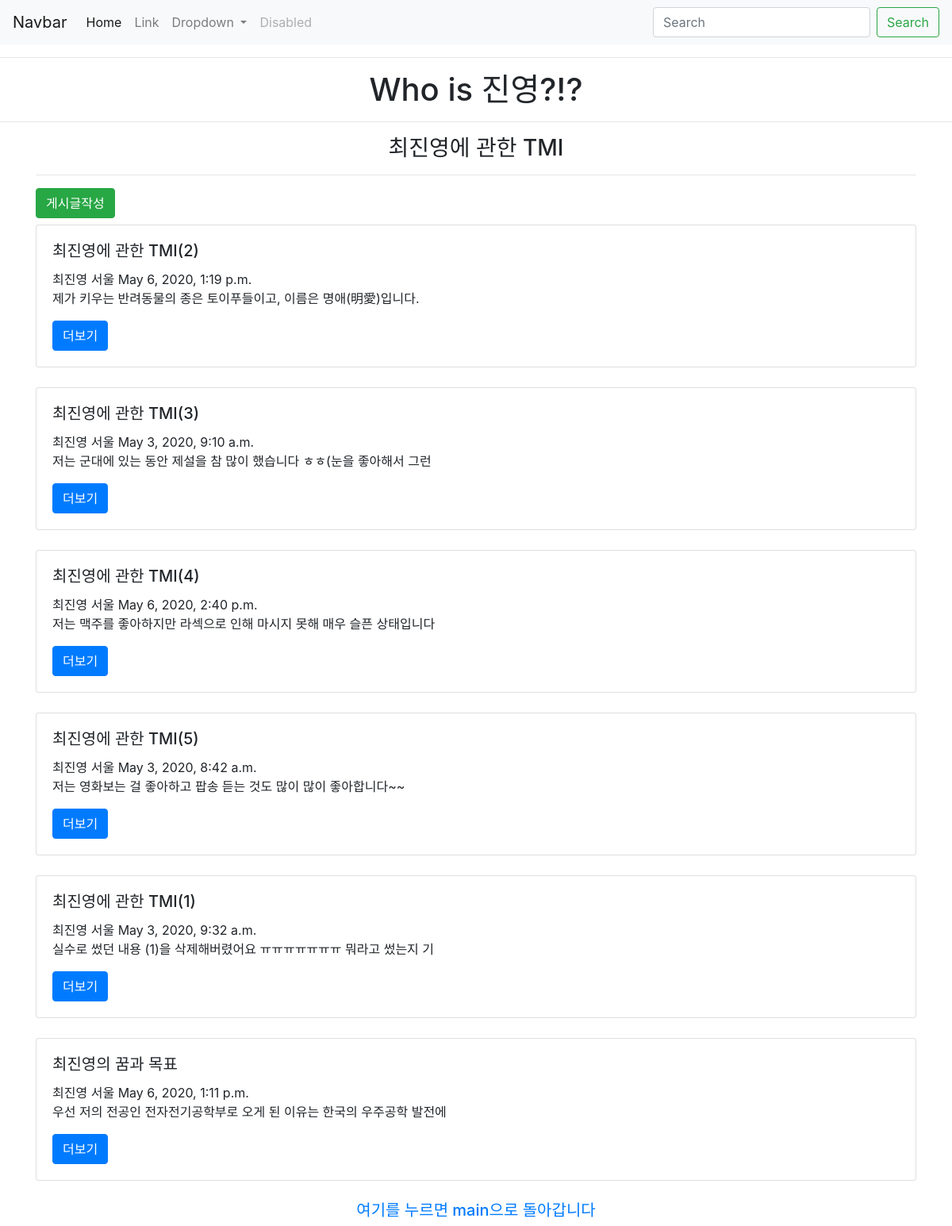
/profile/, run on the app's committed database.
### myapp/models.py (models this page shows, shortened)
class Blog(models.Model):
    title = models.CharField(max_length = 200)
    name = models.CharField(max_length = 40)
    location = models.CharField(max_length=40)
    pub_date = models.DateTimeField('date published')
    body = models.TextField()
    def summary(self):
        return self.body[:40]

### myapp/views.py (the view)
# urls.py: path('profile/', myapp.views.profile, name="profile"),
def profile(request):
    blogs = Blog.objects
    return render(request, 'profile.html', {'blogs': blogs})

### myapp/templates/profile.html
{% extends 'base.html' %}
{% block contents %}
<h3 class="text-center">최진영에 관한 TMI</h3>
<hr>
<body>
    <h3><a href="{% url 'new' %}"><button type="button" class="btn btn-success">게시글작성</button></a></h3>
    {% for blog in blogs.all %}
    <div class="card" style="margin-bottom : 25px;">
        <div class="card-body">
            <h5 class="card-title">{{blog.title}}</h5>
            {{blog.name}}
            {{blog.location}}
            {{blog.pub_date}}
            <p class="card-text">{{blog.summary}}</p>
            <a href="{% url 'detail' blog.id %}" class="btn btn-primary">더보기</a>
        </div>
    </div>
    {% endfor %}
</body>
<footer class="text-center">
    <h5><a href="{% url 'main' %}"> 여기를 누르면 main으로 돌아갑니다</h5>
</footer>
{% endblock %}

### myapp/templates/base.html (shortened to what this page needs)
<!DOCTYPE html>
<html lang="en">
<head>
    <link rel="stylesheet" href="https://stackpath.bootstrapcdn.com/bootstrap/4.4.1/css/bootstrap.min.css"
>
    <nav class="navbar navbar-expand-lg navbar-light bg-light">
        <a class="navbar-brand" href="#">Navbar</a>
        <div class="collapse navbar-collapse" id="navbarSupportedContent">
            <ul class="navbar-nav mr-auto">
                <li class="nav-item active">
                    <a class="nav-link" href="{% url 'main' %}">Home <span class="sr-only">(current)</span></a>
                </li>
                <li class="nav-item">
                    <a class="nav-link" href="#">Link</a>
                </li>
                <li class="nav-item dropdown">
                    <a class="nav-link dropdown-toggle" href="#" id="navbarDropdown" role="button"
                        data-toggle="dropdown" aria-haspopup="true" aria-expanded="false">
                        Dropdown
                    </a>
                </li>
                <li class="nav-item">
                    <a class="nav-link disabled" href="#" tabindex="-1" aria-disabled="true">Disabled</a>
                </li>
            </ul>
            <form class="form-inline my-2 my-lg-0">
                <input class="form-control mr-sm-2" type="search" placeholder="Search" aria-label="Search">
                <button class="btn btn-outline-success my-2 my-sm-0" type="submit">Search</button>
            </form>
        </div>
    </nav>
</head>
<body>
    <hr>
        <h1 class="text-center">Who is 진영?!?</h1>
    <hr>
    <div class="container">
        {% block contents %}
        {% endblock %}
</body>
</html>

### data on the page
Blog: title "최진영에 관한 TMI(2)", name "최진영", location "서울", pub_date "May 6, 2020, 1:19 p.m.", summary "제가 키우는 반려동물의 종은 토이푸들이고, 이름은 명애(明愛)입니다."
Blog: title "최진영에 관한 TMI(3)", name "최진영", location "서울", pub_date "May 3, 2020, 9:10 a.m.", summary "저는 군대에 있는 동안 제설을 참 많이 했습니다 ㅎㅎ(눈을 좋아해서 그런"
Blog: title "최진영에 관한 TMI(4)", name "최진영", location "서울", pub_date "May 6, 2020, 2:40 p.m.", summary "저는 맥주를 좋아하지만 라섹으로 인해 마시지 못해 매우 슬픈 상태입니다"
Blog: title "최진영에 관한 TMI(5)", name "최진영", location "서울", pub_date "May 3, 2020, 8:42 a.m.", summary "저는 영화보는 걸 좋아하고 팝송 듣는 것도 많이 많이 좋아합니다~~"
Blog: title "최진영에 관한 TMI(1)", name "최진영", location "서울", pub_date "May 3, 2020, 9:32 a.m.", summary "실수로 썼던 내용 (1)을 삭제해버렸어요 ㅠㅠㅠㅠㅠㅠㅠ 뭐라고 썼는지 기"
Blog: title "최진영의 꿈과 목표", name "최진영", location "서울", pub_date "May 6, 2020, 1:11 p.m.", summary "우선 저의 전공인 전자전기공학부로 오게 된 이유는 한국의 우주공학 발전에"
